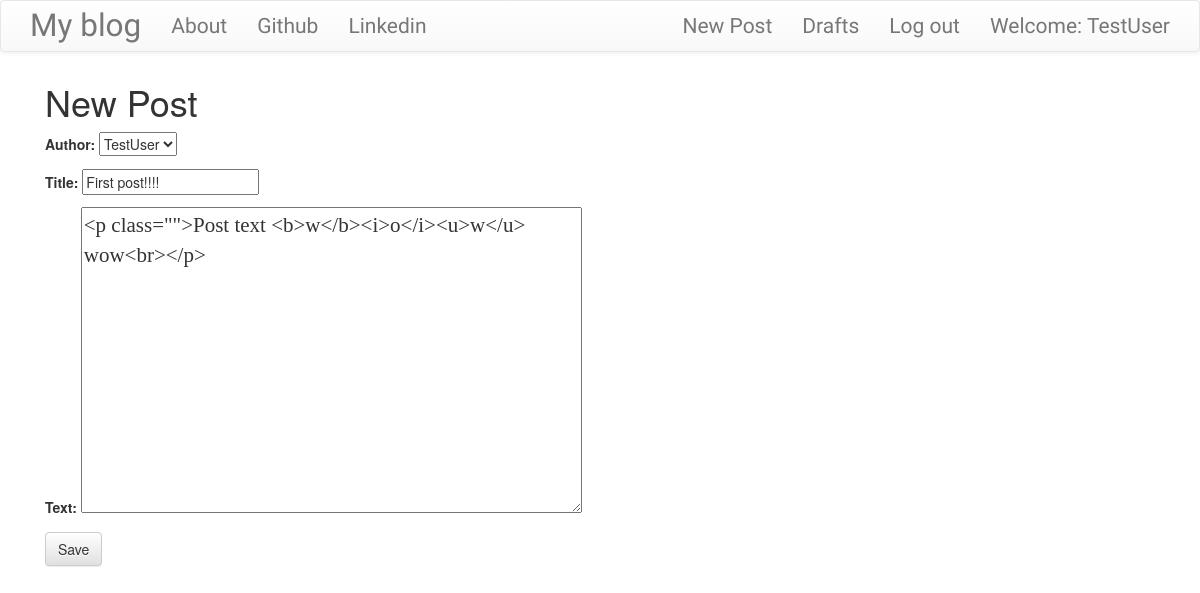
The app's page /post/7/edit/ (signed in) with its own data.
### blog/models.py (models this page shows, shortened)
class Post(models.Model):
    author = models.ForeignKey('auth.User', on_delete=CASCADE)
    title = models.CharField(max_length=200)
    text = models.TextField()
    created_date = models.DateTimeField(default=timezone.now)
    published_date = models.DateTimeField(blank=True,null=True)

### blog/views.py (the view)
# urls.py: url(r'^post/(?P<pk>\d+)/edit/$',views.PostUpdateView.as_view(),name='post_edit'),
class PostUpdateView(LoginRequiredMixin,UpdateView):
    login_url = '/login/'
    redirect_field_name = 'blog/post_detail.html'
    form_class = PostForm
    model = Post

### blog/forms.py
class PostForm(forms.ModelForm):
    class Meta():
        model = Post
        fields = ('author','title','text')
        widgets = {
            'title':forms.TextInput(attrs={'class':'textinputClass'}),
            'text':forms.Textarea(attrs={'class':'editable medium-editor-textarea postcontent'})
        }

### blog/templates/blog/post_form.html (shortened to what this page needs)
{% extends "blog/base.html" %}
{% block content %}
    <h1>New Post</h1>
    <form class="post-form" method="POST">
        {{form.as_p}}
        <button type="submit" class="save btn btn-default">Save</button>
    </form>
{% endblock %}

### blog/templates/blog/base.html (shortened to what this page needs)
<!DOCTYPE html>
{% load static %}
<html lang="en">
<head>
    <link rel="stylesheet" href="https://maxcdn.bootstrapcdn.com/bootstrap/3.3.7/css/bootstrap.min.css">
    <link rel="stylesheet" href="https://maxcdn.bootstrapcdn.com/bootstrap/3.3.7/css/bootstrap-theme.min.css">
    <link rel="stylesheet" href="//cdn.jsdelivr.net/npm/medium-editor@latest/dist/css/medium-editor.min.css" type="text/css" media="screen" charset="utf-8">
    <link rel="stylesheet" href="{% static 'css/blog.css' %}">
</head>
<body>
    <nav class="navbar navbar-default techfont custom-navbar">
        <div class="container">
            <ul class="nav navbar-nav">
                <li><a class="navbar-brand bigbrand" href="{% url 'post_list' %}">My blog</a></li>
                <li><a href="{% url 'about' %}">About</a></li>
                <li><a href ="https://www.github.com">Github</a></li>
                <li><a href ="https://www.linkedin.com">Linkedin</a></li>
            </ul>
            <ul class="nav navbar-nav navbar-right">
                {% if user.is_authenticated %}
                <li>
                    <a href="{% url 'post_new' %}">New Post</a>
                </li>
                <li>
                    <a href="{% url 'post_draft_list' %}">Drafts</a>
                </li>
                <li>
                    <a href="{% url 'logout' %}">Log out</a>
                </li>
                <li>
                    <a>Welcome: {{ user.username }}</a>
                </li>
                {% else %}
                <li>
                    <a class="nav navbar-right" href="{% url 'login' %}"><span class="glyphicon glyphicon-user"></span></a>
                </li>
                {% endif %}
            </ul>
        </div>
    </nav>
    <div class="content container">
        <div class="col-md-8">
            {% block content %}
            {% endblock %}
        </div>
    </div>
</body>
</html>

### blog/static/css/blog.css (style rules this page uses)
.techfont { font-family: 'Bona Nova', serif; font-size: 1.5em; margin-bottom: 10px; }
.bigbrand { font-size: 1.5em; }
.postcontent { font-family: 'Montserrat'; font-size: 1.5em; }

### records on screen
Post: author "TestUser", title "First post!!!!", text "<p class=\"\">Post text <b>w</b><i>o</i><u>w</u> wow<br></p>"

### other values on screen
{{ user.username }} "TestUser"
